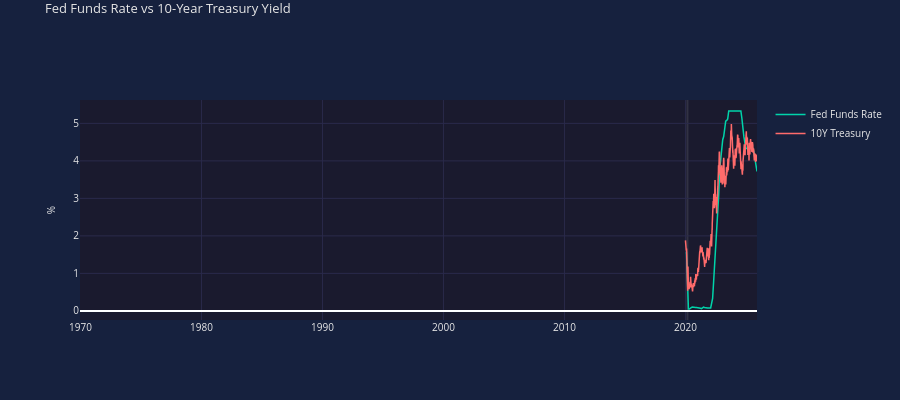

The code cell stored with this chart in its notebook:
### Markdown cell above
## 4. Multiple Series Comparison

Comparing EFFR and DGS10 on the same chart.

### Code cell
# Comparing Fed Funds Rate and 10-Year Treasury
# Use the same date range for comparison
common_start = max(min(fedfunds_dates), min(treasury_dates))
common_end = min(max(fedfunds_dates), max(treasury_dates))

# Filter to common range
ff_filtered = [(d, v) for d, v in zip(fedfunds_dates, fedfunds_values) 
               if common_start <= d <= common_end]
tr_filtered = [(d, v) for d, v in zip(treasury_dates, treasury_values)
               if common_start <= d <= common_end]

chart = econcharts(num_rows=1, height=400)
chart.add_line(row=1, x=[d for d, _ in ff_filtered], y=[v for _, v in ff_filtered], 
               name='Fed Funds Rate', color='teal')
chart.add_line(row=1, x=[d for d, _ in tr_filtered], y=[v for _, v in tr_filtered],
               name='10Y Treasury', color='coral')
chart.set_title('Fed Funds Rate vs 10-Year Treasury Yield')
chart.set_yaxis(row=1, title='%')
chart.add_hline(row=1, y=0)
chart.enable_unified_spikeline()
chart.show()

### Figure 1 — Plotly figure (JSON) as saved in the notebook; plotly's stock layout.template omitted (floating-point values rounded to 4 significant figures; data arrays with more than 128 entries replaced by an {"elided": "..."} marker saying what was removed)
{"data": [{"line": {"color": "#00d4aa", "width": 1.5}, "name": "Fed Funds Rate", "showlegend": true, "type": "scatter", "visible": true, "x": ["2020-02-01T00:00:00", "2020-03-01T00:00:00", "2020-04-01T00:00:00", "2020-05-01T00:00:00", "2020-06-01T00:00:00", "2020-07-01T00:00:00", "2020-08-01T00:00:00", "2020-09-01T00:00:00", "2020-10-01T00:00:00", "2020-11-01T00:00:00", "2020-12-01T00:00:00", "2021-01-01T00:00:00", "2021-02-01T00:00:00", "2021-03-01T00:00:00", "2021-04-01T00:00:00", "2021-05-01T00:00:00", "2021-06-01T00:00:00", "2021-07-01T00:00:00", "2021-08-01T00:00:00", "2021-09-01T00:00:00", "2021-10-01T00:00:00", "2021-11-01T00:00:00", "2021-12-01T00:00:00", "2022-01-01T00:00:00", "2022-02-01T00:00:00", "2022-03-01T00:00:00", "2022-04-01T00:00:00", "2022-05-01T00:00:00", "2022-06-01T00:00:00", "2022-07-01T00:00:00", "2022-08-01T00:00:00", "2022-09-01T00:00:00", "2022-10-01T00:00:00", "2022-11-01T00:00:00", "2022-12-01T00:00:00", "2023-01-01T00:00:00", "2023-02-01T00:00:00", "2023-03-01T00:00:00", "2023-04-01T00:00:00", "2023-05-01T00:00:00", "2023-06-01T00:00:00", "2023-07-01T00:00:00", "2023-08-01T00:00:00", "2023-09-01T00:00:00", "2023-10-01T00:00:00", "2023-11-01T00:00:00", "2023-12-01T00:00:00", "2024-01-01T00:00:00", "2024-02-01T00:00:00", "2024-03-01T00:00:00", "2024-04-01T00:00:00", "2024-05-01T00:00:00", "2024-06-01T00:00:00", "2024-07-01T00:00:00", "2024-08-01T00:00:00", "2024-09-01T00:00:00", "2024-10-01T00:00:00", "2024-11-01T00:00:00", "2024-12-01T00:00:00", "2025-01-01T00:00:00", "2025-02-01T00:00:00", "2025-03-01T00:00:00", "2025-04-01T00:00:00", "2025-05-01T00:00:00", "2025-06-01T00:00:00", "2025-07-01T00:00:00", "2025-08-01T00:00:00", "2025-09-01T00:00:00", "2025-10-01T00:00:00", "2025-11-01T00:00:00", "2025-12-01T00:00:00"], "xaxis": "x", "y": [1.58, 0.65, 0.05, 0.05, 0.08, 0.09, 0.1, 0.09, 0.09, 0.09, 0.09, 0.09, 0.08, 0.07, 0.07, 0.06, 0.08, 0.1, 0.09, 0.08, 0.08, 0.08, 0.08, 0.08, 0.08, 0.2, 0.33, 0.77, 1.21, 1.68, 2.33, 2.56, 3.08, 3.78, 4.1, 4.33, 4.57, 4.65, 4.83, 5.06, 5.08, 5.12, 5.33, 5.33, 5.33, 5.33, 5.33, 5.33, 5.33, 5.33, 5.33, 5.33, 5.33, 5.33, 5.33, 5.13, 4.83, 4.64, 4.48, 4.33, 4.33, 4.33, 4.33, 4.33, 4.33, 4.33, 4.33, 4.22, 4.09, 3.88, 3.72], "yaxis": "y"}, {"line": {"color": "#ff6b6b", "width": 1.5}, "name": "10Y Treasury", "showlegend": true, "type": "scatter", "visible": true, "x": {"elided": "1479 str values"}, "xaxis": "x", "y": {"elided": "1479 float values"}, "yaxis": "y"}], "layout": {"font": {"color": "#e8e8e8", "size": 10}, "height": 400, "hoverlabel": {"bgcolor": "#16213e", "font": {"color": "#e8e8e8", "size": 11}}, "hovermode": "x unified", "paper_bgcolor": "#16213e", "plot_bgcolor": "#1a1a2e", "shapes": [{"line": {"color": "rgba(255, 255, 255, 0.3)", "dash": "dash", "width": 1}, "type": "line", "x0": 0, "x1": 1, "xref": "x", "y0": 0, "y1": 0, "yref": "y"}, {"fillcolor": "#b8b8b8", "layer": "below", "line": {"width": 0}, "opacity": 0.15, "type": "rect", "x0": "2020-02-01T00:00:00", "x1": "2020-04-01T00:00:00", "xref": "x", "y0": 0, "y1": 1, "yref": "y domain"}], "title": {"font": {"color": "#e8e8e8", "size": 13}, "text": "Fed Funds Rate vs 10-Year Treasury Yield", "y": 0.99, "yanchor": "top"}, "xaxis": {"anchor": "y", "domain": [0, 1], "gridcolor": "#2a2a4a", "showspikes": true, "spikecolor": "rgba(255, 255, 255, 0.5)", "spikedash": "dot", "spikemode": "across", "spikesnap": "cursor", "spikethickness": 1}, "yaxis": {"anchor": "x", "domain": [0, 1], "gridcolor": "#2a2a4a", "title": {"font": {"color": "#e8e8e8", "size": 10}, "text": "%"}, "type": "linear"}}}
